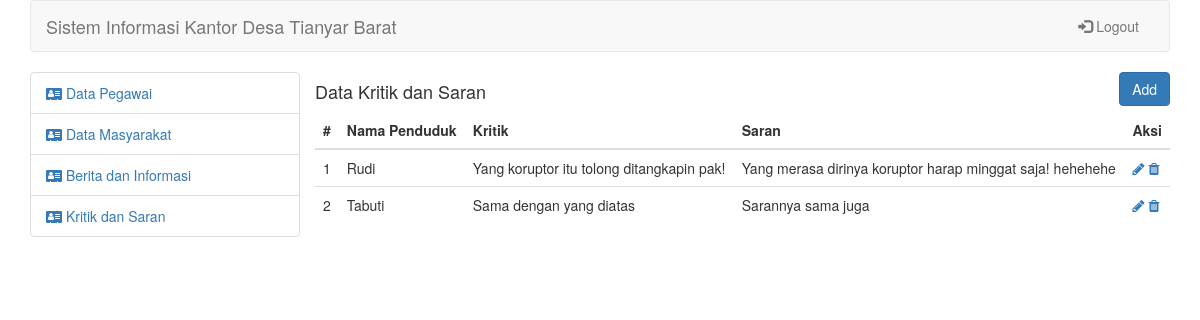
Page /admin/index.php?mod=krisan (signed in) on the committed database.
### tables this page shows
CREATE TABLE `krisan` (
  `id_krisan` int(11) NOT NULL,
  `nama` varchar(1000) NOT NULL,
  `kritik` varchar(1000) NOT NULL,
  `saran` varchar(1000) NOT NULL
);

### admin/views/krisan/krisan.php (the view)
<div class="row">
  <div class="pull-left">
    <h4>Data Kritik dan Saran</h4>
  </div>
  <div class="pull-right">
    <a href="index.php?mod=krisan&page=add">
      <button class="btn btn-primary">Add</button>
    </a>
  </div>
</div>
<div class="row">
  <table class="table">
    <thead>
      <tr>
        <th>#</th>
        <th>Nama Penduduk</th>
        <th>Kritik</th>
        <th>Saran</th>
        <th>Aksi</th>
      </tr>
    </thead>
    <tbody>
      <?php if ($krisan != NULL) {
        $no = 1;
        foreach ($krisan as $row) { ?>
          <tr>
            <td><?= $no; ?></td>
            <td><?= $row['nama']; ?></td>
            <td><?= $row['kritik']; ?></td>
            <td><?= $row['saran']; ?></td>
            <td>
              <a href="index.php?mod=krisan&page=edit&id=<?= $row['id_krisan'] ?>"><i class="fa fa-pencil"></i> </a>
              <a href="index.php?mod=krisan&page=delete&id=<?= $row['id_krisan'] ?>"><i class="fa fa-trash"></i> </a>
            </td>
          </tr>
      <?php $no++;
        }
      } ?>
    </tbody>
  </table>
</div>

### rows in the picture
krisan: nama "Rudi", kritik "Yang koruptor itu tolong ditangkapin pak!", saran "Yang merasa dirinya koruptor harap minggat saja! hehehehe"
krisan: nama "Tabuti", kritik "Sama dengan yang diatas", saran "Sarannya sama juga"
